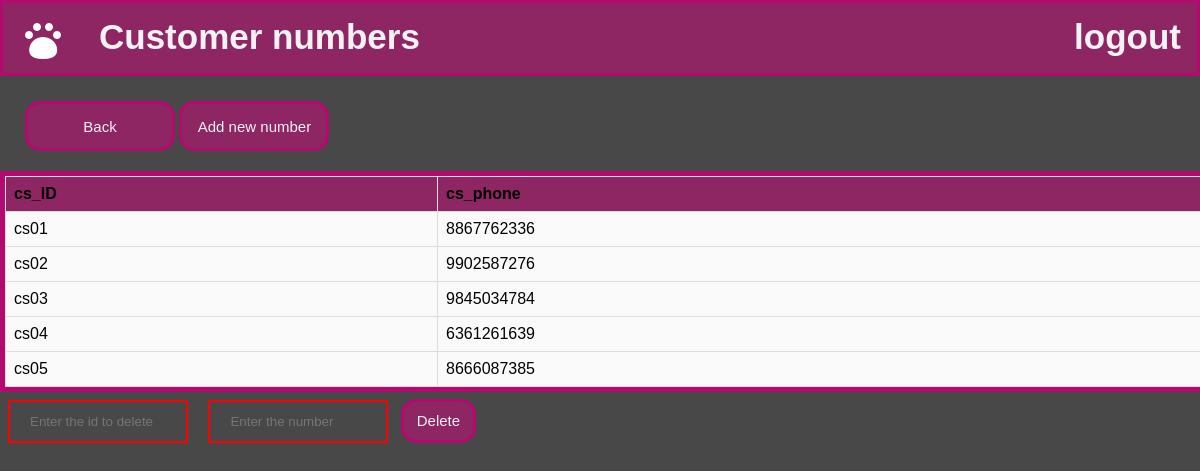
/phone.php (signed in), run on the app's committed database.
### tables this page shows
CREATE TABLE `phone` (
  `cs_id` varchar(9) NOT NULL,
  `cs_phone` bigint(10) NOT NULL
);

### phone.php (the view, shortened to what this page needs)
<html>
    <head>
</head>
<body>
<div class="topnav">
            <a class="active" href="home.html"><img src="ic_add_pet.png"></a>
            <a href="phone.php">Customer numbers</a>
            <div class="topnav-right">
              <a href="logout.php">logout</a>
            </div>
          </div>
          <div class="custombutton">
<form>
<button  style=" height: 50px;width: 150px;cursor:pointer;border-radius:15px;
border: 3px solid  #b40a70;background-color: #8d2663;color:#f2f2f2;font-size:15px;" formaction="customer.php">Back</button>
<button   style=" height: 50px;width: 150px;cursor:pointer;border-radius:15px;
border: 3px solid  #b40a70;background-color: #8d2663;color:#f2f2f2;font-size:15px;"formaction="phoneadd.php">Add new number</button>
</form>
</div>
    <?php
$con = mysqli_connect("localhost","root","","Petshop_management");
$var=mysqli_query($con,"select * from phone ");
echo "<table>";
echo "<tr>
<th>cs_ID</th>
<th>cs_phone</th>
</tr>";
if(mysqli_num_rows($var)>0){
    while($arr=mysqli_fetch_row($var))
    { echo "<tr>
    <td>$arr[0]</td>
    <td>$arr[1]</td>
    </tr>";}
    echo "</table>";
}
?>
<form action="deletephone.php" method="post">
<input  type="text" name="t1" placeholder="Enter the id to delete" required>
<input   type="number" name="t2" placeholder="Enter the number" required>
    <input  style="width:75px;height:44px;cursor:pointer;border-radius:15px;
border: 3px solid  #b40a70;background-color: #8d2663;color:#f2f2f2;font-size:15px;"type="submit" value="Delete">
</form>
</body>
</html>

### phone.php (style rules this page uses)
body { margin: 0; font-family: Arial, Helvetica, sans-serif; background: #484848; }
.topnav { overflow: hidden; background-color: #8d2663; height: 70px; border: 3px solid #b40a70; }
.topnav a { float: left; color: #f2f2f2; text-align: center; padding: 14px 16px; text-decoration: none; font-size: 35px; font-weight: bold; }
.topnav-right { float: right; }
table { font-family: arial, sans-serif; border-collapse: collapse; outline:#b40a70 solid 5px; width: 100%; margin:5px ; background: #FAFAFA; }
td, th { border: 1px solid #dddddd; text-align: left; padding: 8px; }
th { background-color:#8d2663 ; }
.custombutton { margin:25px; }
input[type=text] { width: 15%; padding: 12px 20px; margin:8px ; border: 2px solid red; background:transparent; color:#000000; }
input[type=number] { width: 15%; padding: 12px 20px; margin:8px ; border: 2px solid red; background:transparent; color:#000000; }

### data on the page
phone: cs "cs01", cs_phone "8867762336"
phone: cs "cs02", cs_phone "9902587276"
phone: cs "cs03", cs_phone "9845034784"
phone: cs "cs04", cs_phone "6361261639"
phone: cs "cs05", cs_phone "8666087385"
